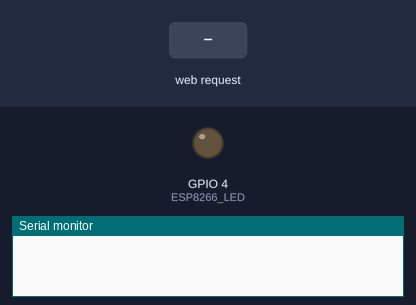
This sketch was run on a simulated ESP8266 (NodeMCU). Parts: output pins drawn as LEDs (lit = HIGH), the last lines printed to the serial monitor. Inputs (shaded band) come from the test bench.

Above: at 1.2 s.
1.3 s: HTTP request GET /led/1 received
At 2.3 s:
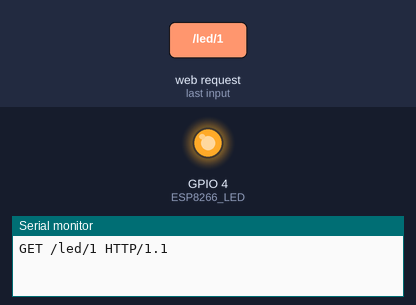
2.8 s: HTTP request GET /led/0 received
At 3.5 s:
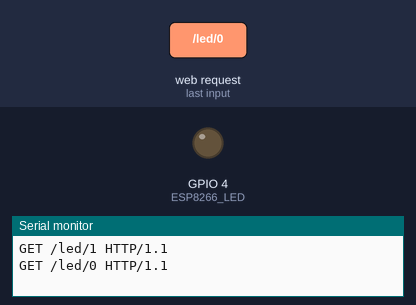
Timing chart, 0 to 5.8 s (numbered marks = the images above; inputs shaded):
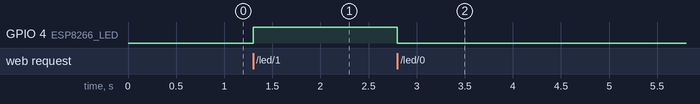

Measured:
- after the input at 1.3 s, GPIO 4 (ESP8266_LED): LOW → HIGH at once
- after the input at 2.8 s, GPIO 4 (ESP8266_LED): HIGH → LOW at once

The sketch:

Thing_AccessPoint.ino
```cpp
// (licence header left out)
#include <ESP8266WiFi.h>

//////////////////////
// WiFi Definitions //
//////////////////////
//Choose a password for your access point
const char WiFiAPPSK[] = "superconference15";

/////////////////////
// Pin Definitions //
/////////////////////
const int ESP8266_LED = 4; // External LED
const int ESP8266_Analog = A0; // The only analog pin on the Thing

WiFiServer server(80);

//Hardware Intializiation function
void initHardware()
{
  pinMode(ESP8266_LED, OUTPUT);
  digitalWrite(ESP8266_LED, LOW);

}

//Create WiFi network with a unique ssid
void setupWiFi()
{
  WiFi.mode(WIFI_AP);

  uint8_t mac[WL_MAC_ADDR_LENGTH];
  WiFi.softAPmacAddress(mac);
  String macID = String(mac[WL_MAC_ADDR_LENGTH - 2], HEX) +
                 String(mac[WL_MAC_ADDR_LENGTH - 1], HEX);
  macID.toUpperCase();
  //Add your name here to differentiate WiFi networks
  String AP_NameString = "<YOUR NAME> " + macID;

  char AP_NameChar[AP_NameString.length() + 1];
  memset(AP_NameChar, 0, AP_NameString.length() + 1);

  for (int i=0; i<AP_NameString.length(); i++)
    AP_NameChar[i] = AP_NameString.charAt(i);

  WiFi.softAP(AP_NameChar, WiFiAPPSK);
}

//Set up loop
void setup()
{
  initHardware();
  setupWiFi();
  server.begin();
}

void loop()
{
  // Check if a client has connected
  WiFiClient client = server.available();
  if (!client) {
    return;
  }

  // Read the first line of the request
  String req = client.readStringUntil('\r');
  Serial.println(req);
  client.flush();

  // Match the request
  int val = -1; // We'll use 'val' to keep track of both the
                // request type (read/set) and value if set.
  if (req.indexOf("/led/0") != -1)
    val = 0; // Will write LED low
  else if (req.indexOf("/led/1") != -1)
    val = 1; // Will write LED high
  else if (req.indexOf("/read") != -1)
    val = -2; // Will print pin reads
  // Otherwise request will be invalid. We'll say as much in HTML

  // Set GPIO5 according to the request
  if (val >= 0)
    digitalWrite(ESP8266_LED, val);

  client.flush();

  // Prepare the response. Start with the common header:
  String s = "HTTP/1.1 200 OK\r\n";
  s += "Content-Type: text/html\r\n\r\n";
  s += "<!DOCTYPE HTML>\r\n<html>\r\n";
  // If we're setting the LED, print out a message saying we did
  if (val >= 0)
  {
    s += "LED is ";
    s += (val)?"on":"off";
  }
  else if (val == -2)
  { // If we're reading pins, print out those values:
    s += "Analog Pin = ";
    s += String(analogRead(ESP8266_Analog));
  }
  else
  {
    s += "Invalid Request.<br> Try /led/1, /led/0, or /read.";
  }
  s += "</html>\n";

  // Send the response to the client
  client.print(s);
  delay(1);
  // The client will actually be disconnected
  // when the function returns and 'client' object is detroyed
}
```
